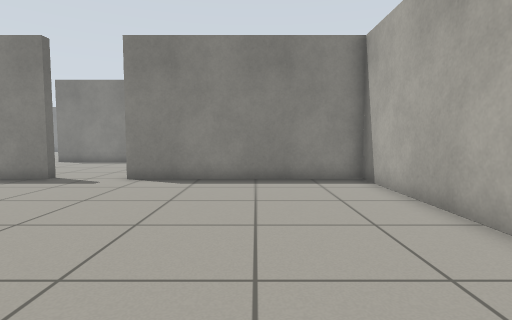
View 1 (above)

19 first-person views from a walk through a Gazebo world. The camera is 0.72 m above the floor, tilts 4° down and sees 80° across. Floor lines are 1 m apart. The floor is counted in squares, 0.5 m on a side. Each view is taken from the middle of a square. On the plan, view 1 faces up. The plan holds only what a view shows up to about 14 squares ahead; the rest is blank. The place goes on beyond the plan. Robots are left out.

View 2
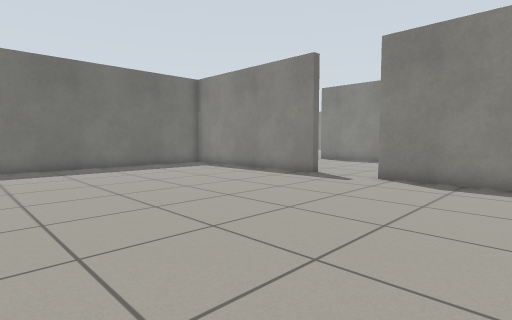

View 3
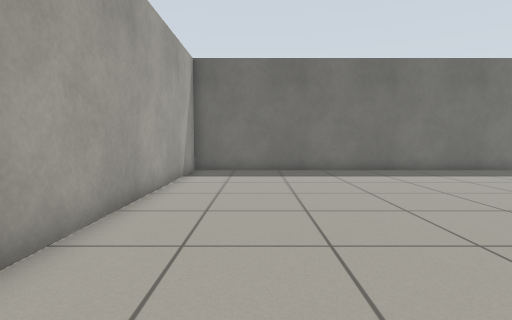

View 4
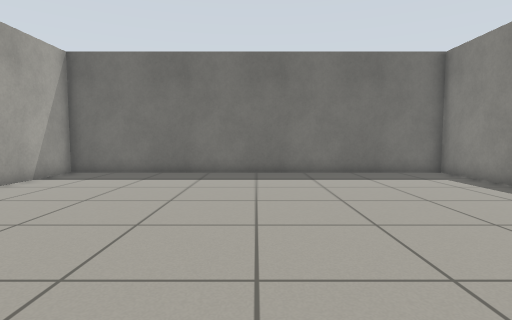

View 5
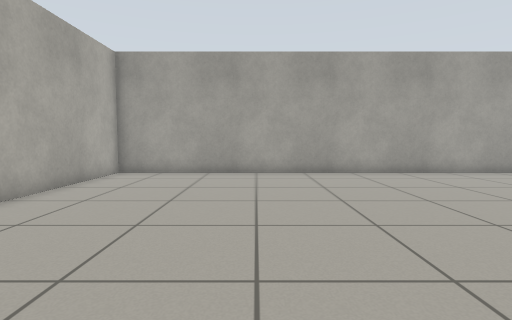

View 6
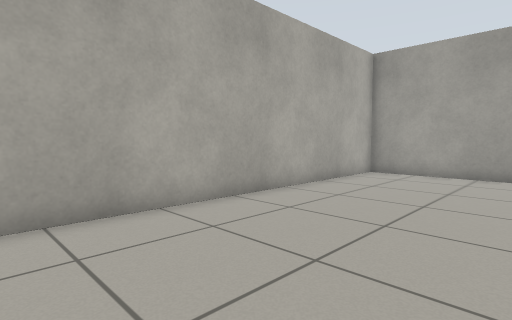

View 7
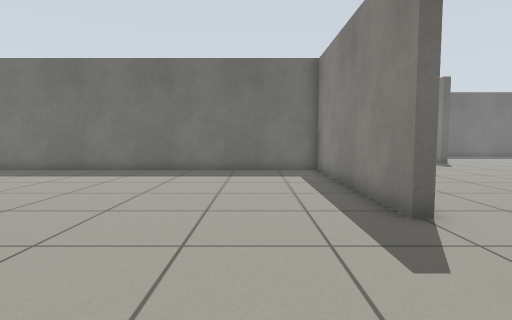

View 8
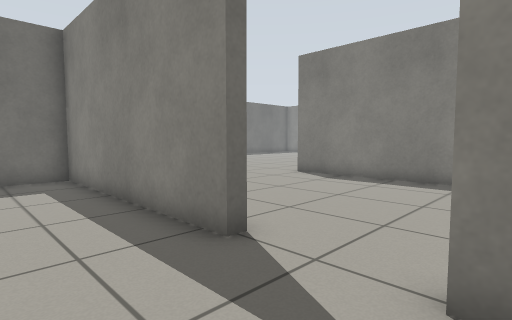

View 9
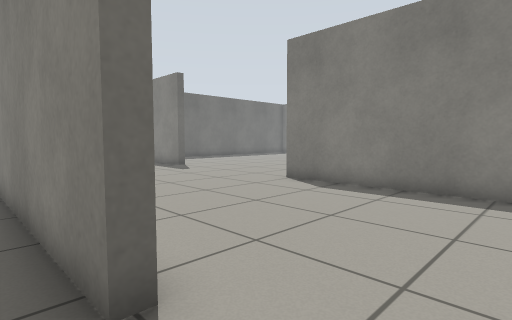

View 10
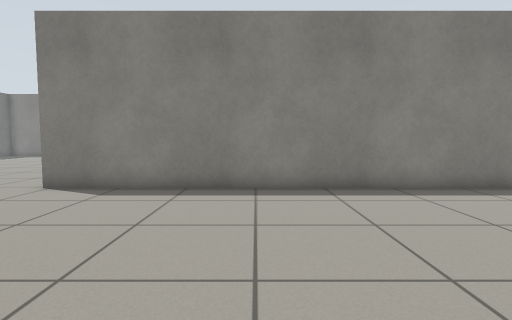

View 11
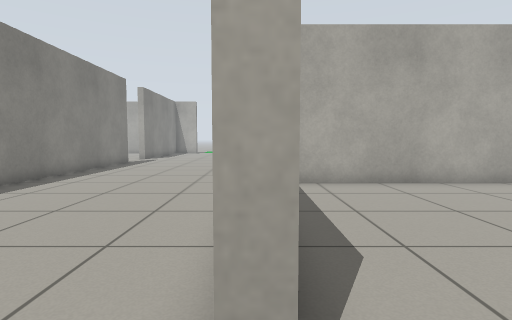

View 12
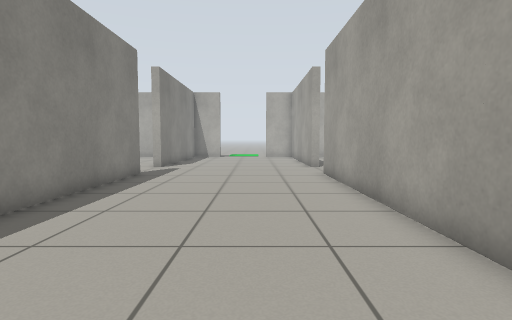

View 13
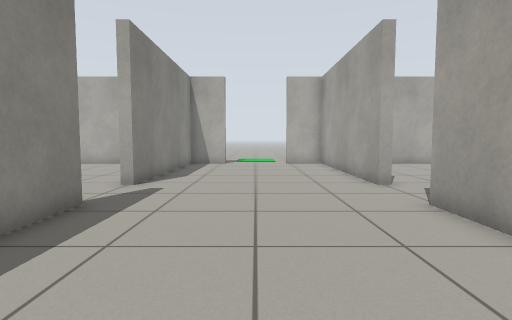

View 14
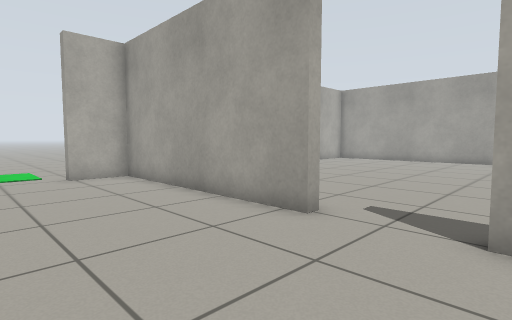

View 15
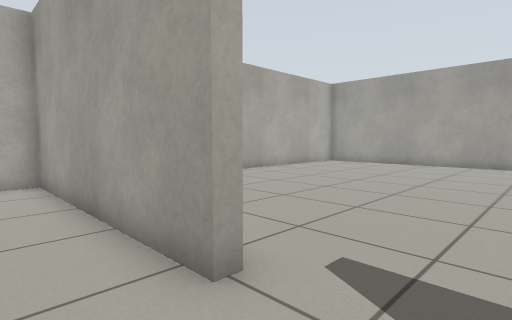

View 16
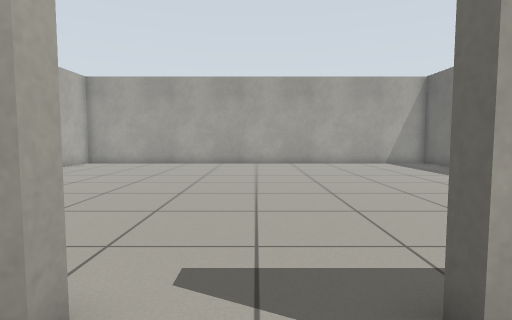

View 17
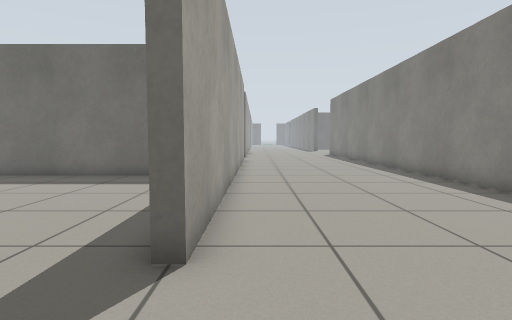

View 18
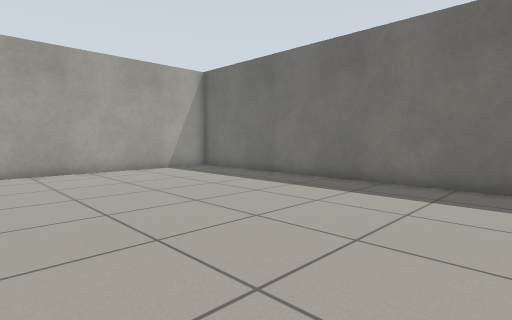

View 19
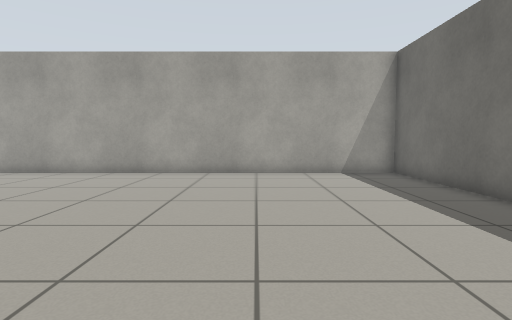

### Floor plan
Points are (right, up) in squares from view 1. A wall is a line through its corners. A room is listed if a view was taken in it or the views show most of it. See-through windows are left out.
Room 1 (views 1, 2, 3, 4, 5, 6, 7, 8, 9, 10, 11)
walls: (-7.4, 11.2) (-7.4, 10.8) (-15.8, 10.8) (-15.8, -4.8) (3.8, -4.8) (3.8, 10.8) (-4.6, 10.8)
low walls: (-4.6, 10.8) (-4.6, 11.2)
ways out: opening at (-6, 11) to room 2
Room 2 (views 12, 13, 14, 15, 16, 17)
walls: (2, 11.2) (12.6, 11.2); (12.6, 18.8) (-12.3, 18.8); (15.4, 11.2) (22.5, 11.2); (20.2, 18.8) (15.4, 18.8) (15.4, 19.2)
ways out: opening at (-6, 11) to room 1; opening at (14, 11) to room 3; opening at (-14.5, 19); opening at (14, 19)
Room 3 (views 18, 19)
walls: (15.4, 10.8) (15.4, 11.2); (12.6, 11.2) (12.6, 10.8); (4.2, 8.2) (4.2, -4.8) (20.9, -4.8)
ways out: opening at (14, 11) to room 2

Where each view was taken, in squares from view 1:
view 1: 0 up, 0 right, facing up
view 2: 0 up, 0 right, facing up-left
view 3: 2 down, 2 left, facing left
view 4: 3 up, 3 left, facing left
view 5: 8 up, 2 left, facing down
view 6: 8 up, 2 left, facing down-right
view 7: 8 up, 2 left, facing left
view 8: 8 up, 4 left, facing up-left
view 9: 10 up, 5 left, facing up-left
view 10: 10 up, 6 left, facing up
view 11: 11 up, 6 left, facing right
view 12: 14 up, 0 right, facing right
view 13: 15 up, 6 right, facing right
view 14: 16 up, 12 right, facing down-right
view 15: 13 up, 13 right, facing down-right
view 16: 13 up, 14 right, facing down
view 17: 12 up, 16 right, facing left
view 18: 9 up, 14 right, facing down-left
view 19: 8 up, 10 right, facing down
